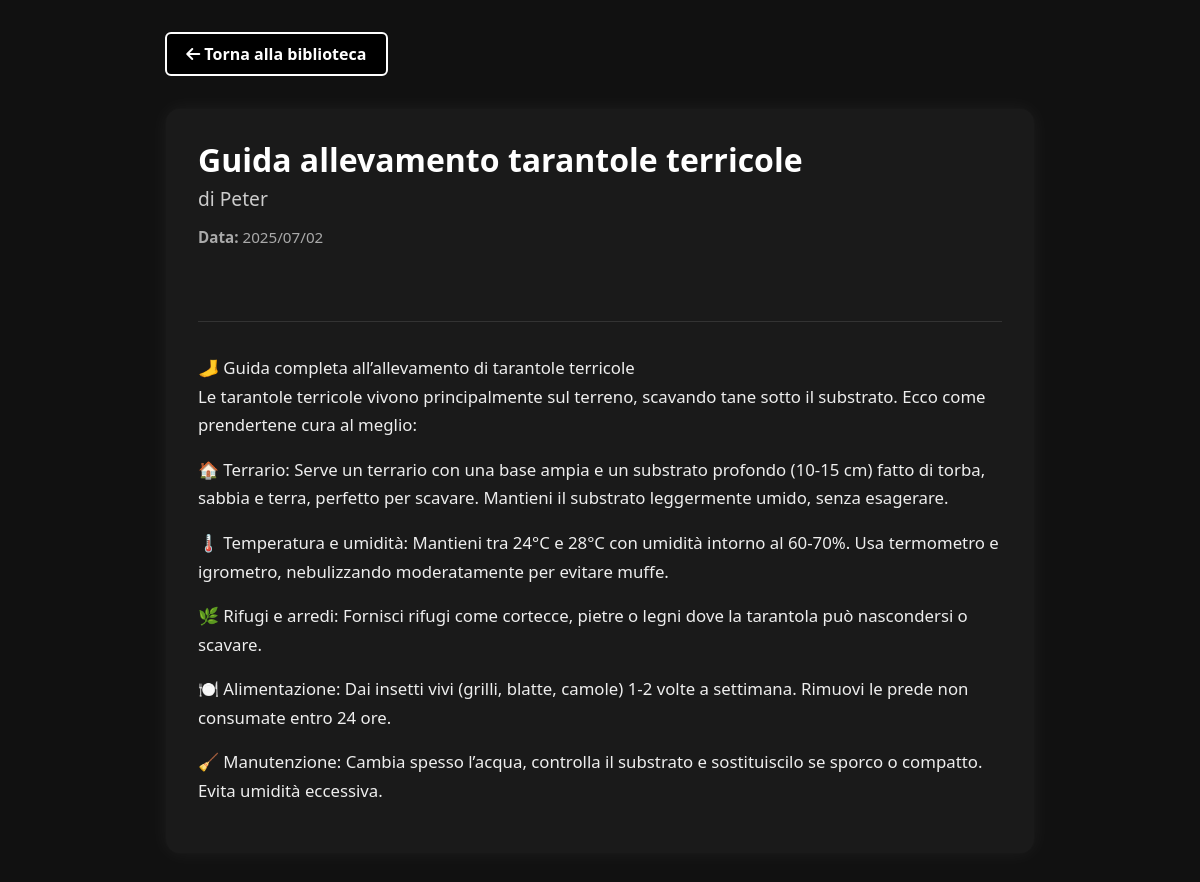
Screenshot of /articolo/3/ (signed in) with the database file from the repository.
### My_Spider/models.py (models this page shows)
class Articolo(models.Model):
    id_articolo = models.AutoField(primary_key=True)
    titolo = models.CharField(max_length=200)
    testo = models.TextField()
    data = models.DateField()
    id_utente = models.ForeignKey(utenti, on_delete=models.CASCADE, db_column='id_utente')

class utenti(models.Model):
    id = models.AutoField(primary_key=True)
    username = models.CharField(max_length=20, unique=True)
    email = models.EmailField(unique=True)
    password = models.CharField(max_length=128)
    data_creazione = models.DateTimeField(default=timezone.now)
    livello = models.IntegerField(default=1, validators=[MinValueValidator(1)])

### My_Spider/views.py (the view)
# urls.py: path('articolo/<int:pk>/', views.visualizzazione_articolo, name='visualizzazione_articolo'),
def visualizzazione_articolo(request, pk):
    logged_in = request.session.get('logged_in', False)
    if not logged_in:
        return redirect('login')
    articolo = get_object_or_404(Articolo, pk=pk)
    context = {
        'logged_in': logged_in,
        'username': request.session.get('username', 'Utente'),
        'articolo': articolo
    }
    return render(request, 'visualizzazione_articolo.html', context)

### templates/visualizzazione_articolo.html (shortened to what this page needs)
{% load static %}
<!DOCTYPE html>
<html lang="it">
<head>
    <link rel="stylesheet" href="{% static 'css/bootstrap.min.css' %}">
    <link rel="stylesheet" href="{% static 'css/fontawesome.min.css' %}">
</head>
<body>
    <div class="container">
        <a href="{% url 'biblioteca' %}" class="btn-back"><i class="fas fa-arrow-left"></i> Torna alla biblioteca</a>
        <div class="card">
            <h2>{{ articolo.titolo }}</h2>
            <h4>di {{ articolo.id_utente.username }}</h4>
            <p class="date"><strong>Data:</strong> {{ articolo.data|date:"Y/m/d" }}</p>
            <hr>
            <div class="testo">
                {{ articolo.testo|linebreaks }}
            </div>
        </div>
    </div>
</body>
</html>

### templates/visualizzazione_articolo.html (style rules this page uses)
body { background-color: #111; color: #f1f1f1; font-family: 'Segoe UI', 'Roboto', sans-serif; padding: 2rem; }
.container { max-width: 900px; margin: auto; }
.btn-back { background: #000; color: #fff; border: 2px solid #fff; border-radius: 6px; padding: 0.5rem 1.2rem; text-decoration: none; font-weight: 600; transition: all 0.2s ease; display: inline-block; margin-bottom: 2rem; }
.card { background-color: #1a1a1a; border-radius: 15px; padding: 2rem; box-shadow: 0 0 20px rgba(255, 255, 255, 0.05); }
h2 { font-size: 2rem; font-weight: 700; color: #fff; margin-bottom: 0.5rem; }
h4 { font-size: 1.2rem; color: #ccc; margin-bottom: 1rem; }
.date { font-size: 0.95rem; color: #aaa; margin-bottom: 1rem; }
.testo { font-size: 1.05rem; line-height: 1.7; color: #eee; }
hr { border-color: #333; margin: 2rem 0; }

### rows the page displays
Articolo: titolo "Guida allevamento tarantole terricole", id_utente.username "Peter", data "2025/07/02", testo "🦶 Guida completa all’allevamento di tarantole terricole Le tarantole terricole vivono principalmente sul terreno, scavando tane sotto il substrato. Ecco come prendertene cura al meglio: 🏠 Terrario: Serve un terrario con una base ampia e un substrato profondo (10-15 cm) fatto di torba, sabbia e terra, perfetto per scavare. Mantieni il substrato leggermente umido, senza esagerare. 🌡️ Temperatura e umidità: Mantieni tra 24°C e 28°C con umidità intorno al 60-70%. Usa termometro e igrometro, nebulizzando moderatamente per evitare muffe. 🌿 Rifugi e arredi: Fornisci rifugi come cortecce, pietre o legni dove la tarantola può nascondersi o scavare. 🍽️ Alimentazione: Dai insetti vivi (grilli, blatte,…"
